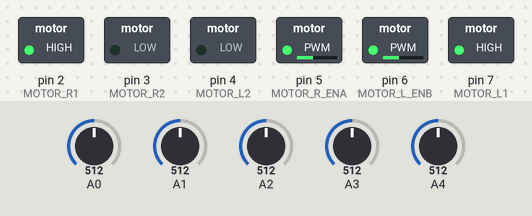
The sketch below on a simulated Arduino Uno, built with avr-gcc and run on an emulated ATmega328P. Shown: switched loads named in the sketch (green lamp = pin HIGH). Inputs (shaded band) come from the test bench; at power-on: A0 = 512, A3 = 512, A1 = 512, A2 = 512, A4 = 512. What the sketch prints to the serial monitor is not drawn.

Above: at 1.2 s.
1.3 s: A0 set to 533
2.8 s: A0 set to 559
At 4.0 s:
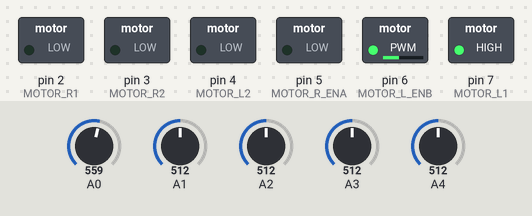
4.3 s: A0 set to 540
At 5.5 s:
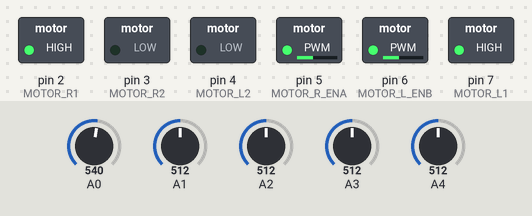
5.8 s: A3 set to 543
7.3 s: A3 set to 569
At 7.6 s:
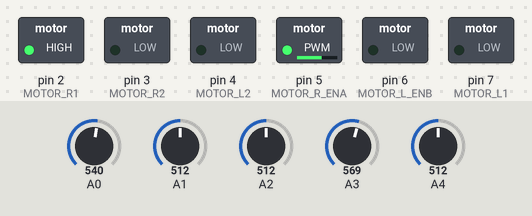
8.8 s: A3 set to 540
At 10.1 s:
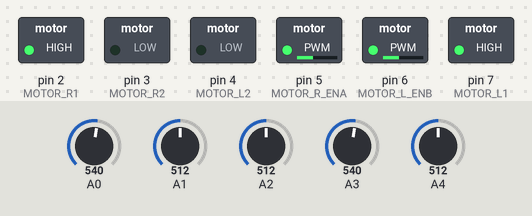
Timing chart, 0 to 11.3 s (numbered marks = the images above; inputs shaded):
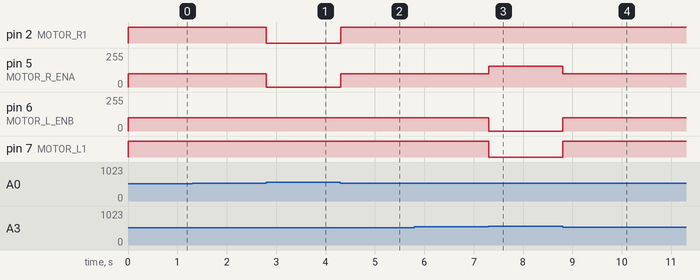

The sketch:

M-motor_line_tracker_FINAL.ino
```cpp
#include <NewPing.h> // 번호는 각자 맞게 정할 것

#define MOTOR_R1 2
#define MOTOR_R2 3
#define MOTOR_R_ENA 5

#define MOTOR_L1 7
#define MOTOR_L2 4
#define MOTOR_L_ENB 6

#define SONAR_F_PIN 8
#define SONAR_R_PIN 10
#define SONAR_L_PIN 11

/*double F_distance =0;
double L_distance =0;
double R_distance =0;*/

int speed_l=100;
int speed_r=120;
int dir_r=1;
int dir_l=1;

/*NewPing sonar[3] =
{
  NewPing (SONAR_F_PIN, SONAR_F_PIN, 500),
  NewPing (SONAR_R_PIN, SONAR_R_PIN, 500),
  NewPing (SONAR_L_PIN, SONAR_L_PIN, 500)
};*/

int line_sensor[5] = {0,0,0,0,0};
int sensor =1;
int sum = 1;

int read_line_sensor()
{
  int i;
  int sum = 0;
  for(i = 0; i < 5; i++)
  {
    line_sensor[i] = analogRead(A0 + i);
   if(i==0) if(  line_sensor[i] > 550) sum = sum - 3;
   if(i==1) if(  line_sensor[i] > 550) sum = sum - 1;
   if(i==2) if(  line_sensor[i] > 550) sum = sum ;
   if(i==3) if(  line_sensor[i] > 550) sum = sum + 1;
   if(i==4) if(  line_sensor[i] > 550) sum = sum + 3;
  }
  Serial.println(" ");
  return sum;
}

void motor_control(int speed_l, int dir_l, int speed_r, int dir_r)
{
   if(dir_l==1) // 전진
   {
     digitalWrite(MOTOR_L1, HIGH);
     digitalWrite(MOTOR_L2, LOW);
     analogWrite(MOTOR_L_ENB, speed_l);
   }
   else if(dir_l==-1)//후진
   {
     digitalWrite(MOTOR_L1, LOW);
     digitalWrite(MOTOR_L2, HIGH);
     analogWrite(MOTOR_L_ENB, speed_l);
   }
   else
   {
     digitalWrite(MOTOR_L1, LOW);
     digitalWrite(MOTOR_L2, LOW);
     analogWrite(MOTOR_L_ENB, 0);
   }
    if(dir_r==1) // 전진
   {
     digitalWrite(MOTOR_R1, HIGH);
     digitalWrite(MOTOR_R2, LOW);
     analogWrite(MOTOR_R_ENA, speed_r);
   }
   else if(dir_r==-1)//후진
   {
     digitalWrite(MOTOR_R1, LOW);
     digitalWrite(MOTOR_R2, HIGH);
     analogWrite(MOTOR_R_ENA, speed_r);
   }
   else
   {
     digitalWrite(MOTOR_R1, LOW);
     digitalWrite(MOTOR_R2, LOW);
     analogWrite(MOTOR_R_ENA, 0);
   }
}

void setup()
{
  Serial.begin(9600); //9600 속도로 통신을 시작 한다.
  pinMode(MOTOR_R1, OUTPUT);
  pinMode(MOTOR_R2,OUTPUT);
  pinMode(MOTOR_R_ENA, OUTPUT);

  pinMode(MOTOR_L1, OUTPUT);
  pinMode(MOTOR_L2, OUTPUT);
  pinMode(MOTOR_L_ENB, OUTPUT);

  /*F_distance = sonar[0].ping_cm() * 10;
  L_distance = sonar[1].ping_cm() * 10;
  R_distance = sonar[2].ping_cm() * 10;*/
}

void loop()
{
  /*F_distance = sonar[0].ping_cm() * 10;
  L_distance = sonar[1].ping_cm() * 10;
  R_distance = sonar[2].ping_cm() * 10;
  motor_control(dir_l, speed_l, dir_r, speed_r);
  /*Serial.print(F_distance);
  Serial.print("   ");
  Serial.print(R_distance);
  Serial.print("   ");
  Serial.println(L_distance);
  if(F_distance<=200)
  {
    motor_control(-1, 150, 1, 150);
    delay(300);
  }
  if(R_distance<=200)
  {
    motor_control(-1, 100, 1, 100);
    delay(300);
  }
  if(L_distance<=200)
  {
    motor_control(1, 100, -1, 100);
    delay(300);
  }*/

  line_sensor[5];
  read_line_sensor();

  sensor = read_line_sensor();
  if(sensor < 0)
  {
    motor_control(sum * 100,1,0,0);
  }
  else if(sensor > 0)
  {
    motor_control(0,0,-sum * 100,1);
  }
  else
  {
     motor_control(100,1,100,1);
  }

}
```

Measured:
- the behaviour switches between 550 and 551 on A0 (found by bisection; images 0 and 1)
- the behaviour switches between 550 and 551 on A3 (found by bisection; images 2 and 3)
- after the input at 2.8 s, pin 2 (MOTOR_R1): HIGH → LOW at once; pin 5 (MOTOR_R_ENA): 100/255 → 0/255 at once
- after the input at 4.3 s, pin 2 (MOTOR_R1): LOW → HIGH at once; pin 5 (MOTOR_R_ENA): 0/255 → 100/255 at once
- after the input at 7.3 s, pin 5 (MOTOR_R_ENA): 100/255 → 156/255 at once; pin 6 (MOTOR_L_ENB): 100/255 → 0/255 at once; pin 7 (MOTOR_L1): HIGH → LOW at once
- after the input at 8.8 s, pin 5 (MOTOR_R_ENA): 156/255 → 100/255 at once; pin 6 (MOTOR_L_ENB): 0/255 → 100/255 at once; pin 7 (MOTOR_L1): LOW → HIGH at once
